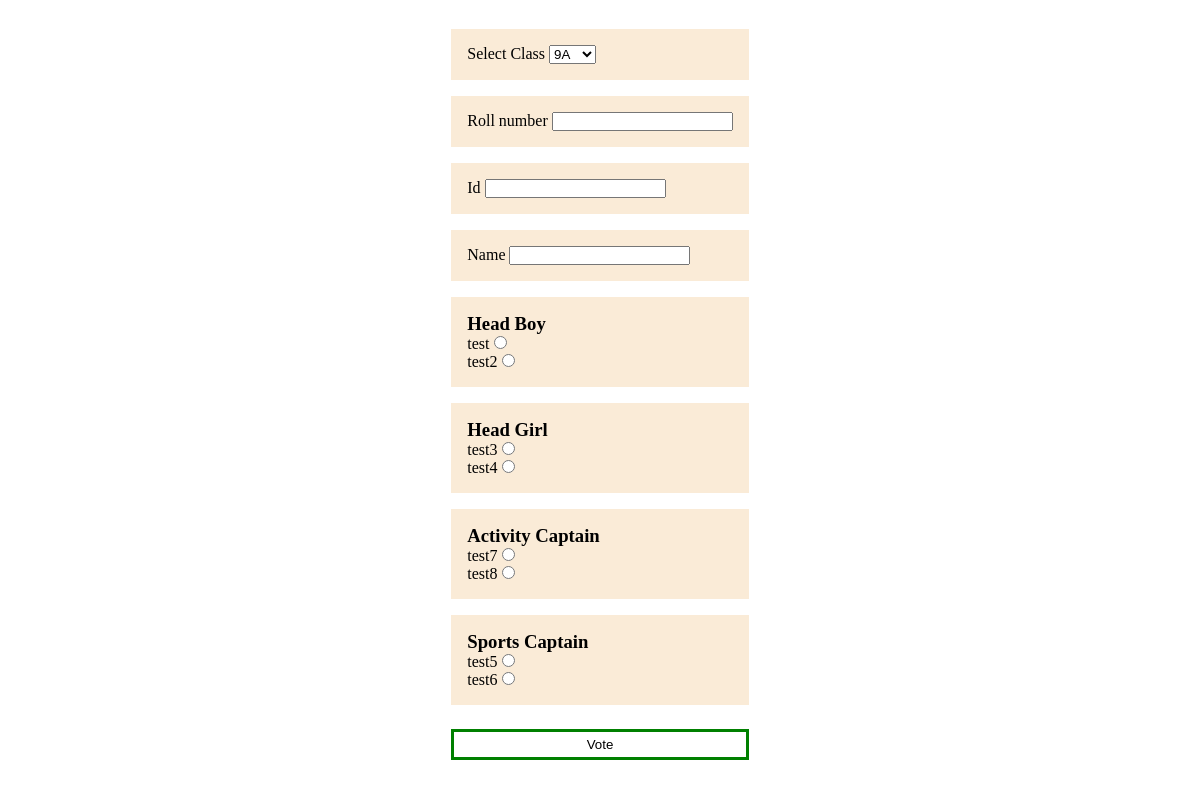
The app's page /vote/ (signed in) with its own data.
### apps/vote/models.py (models this page shows, shortened)
class Candidate(models.Model):
    CandidateName = models.CharField(max_length=255)
    CandidateId = models.AutoField(primary_key=True)
    CandidateClass = models.CharField(max_length=3, choices=Classes.choices)
    Post = models.CharField(max_length=16, choices=Posts.choices)
    Votes = models.IntegerField(default=0)
    def __str__(self):
        return self.CandidateName

### apps/vote/views.py (the view)
# urls.py: path("", views.index),
@login_required(login_url="/login")
def index(request):
    candidates = Candidate.objects.all()
    head_boy = candidates.filter(Post="head_boy")
    head_girl = candidates.filter(Post="head_girl")
    activity_captain = candidates.filter(Post="activity_captain")
    sports_captain = candidates.filter(Post="sports_captain")
    posts = [
        (head_boy, "Head Boy", "head_boy"),
        (head_girl, "Head Girl", "head_girl"),
        (activity_captain, "Activity Captain", "activity_captain"),
        (sports_captain, "Sports Captain", "sports_captain")
    ]
    return render(request, "form.html", {"posts": posts})

### templates/form.html (shortened to what this page needs)
{% extends 'base/base.html' %}
{% load static %}
{% block stylesheets %}
<link rel="stylesheet" href="{% static 'css/form.css' %}">
{% endblock stylesheets %}
{% block content %}
<div class="container">
    <form action="{% url 'vote' %}" method="post" class="form">
        <div class="form__student-details">
			<div class="form__field">
            <label for="class">Select Class</label>
            <select name="class" id="class">
                <option value="9A">9A</option>
            </select>
        	</div>
        	<div class="form__field">
        	    <label for="roll">Roll number</label>
        	    <input type="number" name="roll" id="roll">
        	</div>
        	<div class="form__field">
        		<label for="id">Id</label>
        	    <input type="text" name="id" id="id">
        	</div>
        	<div class="form__field">
        		<label for="name">Name</label>
        	    <input type="text" name="name" id="name">
        	</div>
		</div>
        <div class="form__choices">
            {% for post in posts %}
                <div class="form__field">
                    <h3 class="form__field--title">{{ post.1 }}</h3>
                    {% with post.0 as candidates %}
                    {% for candidate in candidates %}
                        <label for="{{ candidate }}{{ forloop.counter0 }}">{{ candidate.CandidateName }}</label>
                        <input type="radio" name="{{ post.2 }}" id="{{ candidate }}{{ forloop.counter0 }}" value="{{ candidate.CandidateId }}"><br>
                    {% endfor %}
                    {% endwith %}
                </div>
            {% endfor %}
        </div>
    	<button class="btn">Vote</button>
    </form>
</div>
{% endblock content %}

### static/css/base.css (style rules this page uses)
:root { --primary-color: green; --primary-color-light: rgb(200, 255, 200); --header-height: 5rem; }
* { padding: 0; margin: 0; box-sizing: border-box; }
body { overflow-y: hidden; }
.container { height: calc(100vh - var(--header-height)); width: 100%; padding: 1rem 3rem; }
.btn { margin-top: 0.5rem; background: none; border: 3px solid var(--primary-color); padding: 5px; cursor: pointer; }

### static/css/form.css (style rules this page uses)
.container { display: flex; flex-direction: column; align-items: center; justify-content: center; }
.form { display: flex; flex-direction: column; }
.form__field { margin-bottom: 1rem; padding: 1rem 1rem; background-color: antiquewhite; }

### records on screen
Candidate: CandidateName "test"
Candidate: CandidateName "test2"
Candidate: CandidateName "test3"
Candidate: CandidateName "test4"
Candidate: CandidateName "test7"
Candidate: CandidateName "test8"
Candidate: CandidateName "test5"
Candidate: CandidateName "test6"

### other values on screen
{{ post.1 }} "Head Boy" "Head Girl" "Activity Captain" "Sports Captain"
